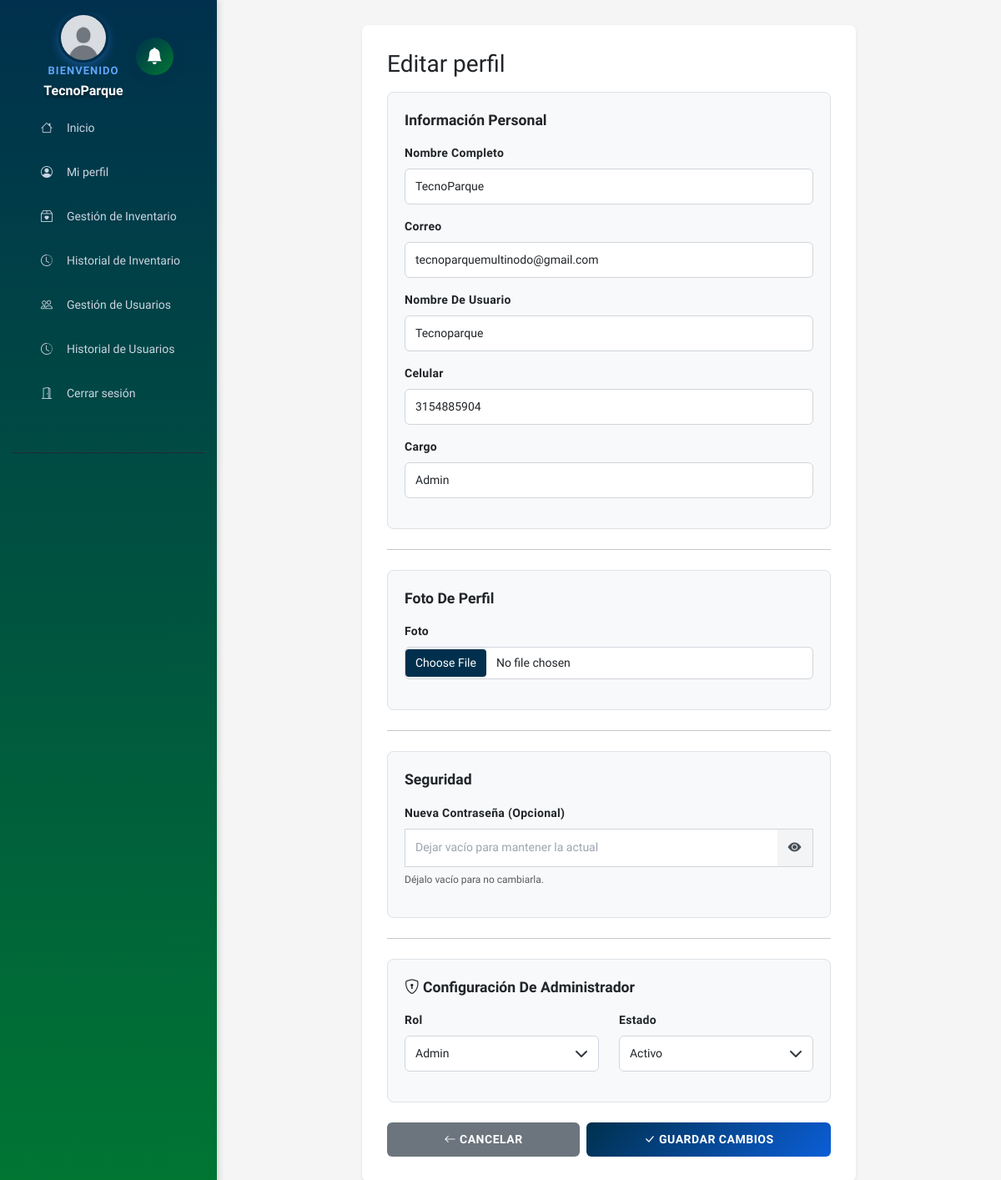
The page /public/perfil/editar (signed in) on the database its author committed.
### tables this page shows
CREATE TABLE `usuarios` (
  `id` int(11) NOT NULL,
  `nombre` varchar(100) NOT NULL,
  `correo` varchar(100) NOT NULL,
  `nombre_usuario` varchar(50) NOT NULL,
  `password` varchar(255) NOT NULL,
  `celular` varchar(20) DEFAULT NULL,
  `cargo` varchar(100) DEFAULT NULL,
  `rol` enum('admin','usuario','dinamizador') DEFAULT 'usuario',
  `foto` varchar(255) DEFAULT NULL,
  `estado` tinyint(4) DEFAULT 1,
  `email_verified` tinyint(4) DEFAULT 0,
  `recovery_code` varchar(6) DEFAULT NULL,
  `recovery_expire` datetime DEFAULT NULL,
  `recovery_last_sent` datetime DEFAULT NULL,
  `verification_code` varchar(6) DEFAULT NULL,
  `verification_expire` datetime DEFAULT NULL,
  `verification_last_sent` datetime DEFAULT NULL,
  `nodo_id` int(11) DEFAULT NULL,
  `linea_id` int(11) DEFAULT NULL,
  `fecha_creacion` timestamp NOT NULL DEFAULT current_timestamp(),
  `fecha_actualizacion` timestamp NOT NULL DEFAULT current_timestamp() ON UPDATE current_timestamp()
);

### app/views/perfil/editar.php (the view, shortened to what the rows shown need)
<div class="row justify-content-center">
    <div class="col-12 col-md-8">
        <div class="card shadow-sm">
            <div class="card-body">
                <form method="post" enctype="multipart/form-data">
                    <fieldset>
                        <div class="mb-3">
                            <label class="form-label">Nombre completo</label>
                            <input type="text" name="nombre" class="form-control"
                                value="<?= htmlspecialchars($usuario['nombre']) ?>" required>
                        </div>
                        <div class="mb-3">
                            <label class="form-label">Correo</label>
                            <input type="email" name="correo" class="form-control"
                                value="<?= htmlspecialchars($usuario['correo']) ?>" required>
                        </div>
                        <div class="mb-3">
                            <label class="form-label">Nombre de usuario</label>
                            <input type="text" name="nombre_usuario" class="form-control"
                                value="<?= htmlspecialchars($usuario['nombre_usuario']) ?>" required>
                        </div>
                        <div class="mb-3">
                            <label class="form-label">Celular</label>
                            <input type="text" name="celular" class="form-control"
                                value="<?= htmlspecialchars($usuario['celular'] ?? '') ?>"
                                placeholder="Ej: +57 123 456 7890">
                        </div>
                        <div class="mb-3">
                            <label class="form-label">Cargo</label>
                            <input type="text" name="cargo" class="form-control"
                                value="<?= htmlspecialchars($usuario['cargo'] ?? '') ?>"
                                placeholder="Ej: Gerente">
                        </div>
                    </fieldset>
                    <?php if ($currentRol === 'admin') : ?>
                        <hr class="my-4">
                        <fieldset>
                            <legend class="mb-3" style="font-size: 1.1rem; font-weight: 600;">
                                <i class="bi bi-shield-lock"></i> Configuración de administrador
                            </legend>
                            <div class="row">
                                <div class="col-md-6 mb-3">
                                    <label class="form-label">Rol</label>
                                    <select name="rol" class="form-select">
                                        <option value="admin" <?= ($usuario['rol'] ?? '') === 'admin' ? 'selected' : '' ?>>Admin</option>
                                    </select>
                                </div>
                                <div class="col-md-6 mb-3">
                                    <label class="form-label">Estado</label>
                                    <select name="estado" class="form-select">
                                        <option value="1" <?= $usuario['estado'] == 1 ? 'selected' : '' ?>>Activo</option>
                                    </select>
                                </div>
                            </div>
                        </fieldset>
                    <?php endif; ?>
                </form>
            </div>
        </div>
    </div>
</div>

### rows shown on the page
usuarios: nombre "TecnoParque", correo "tecnoparquemultinodo@gmail.com", nombre_usuario "Tecnoparque", celular "3154885904", cargo "Admin", rol "Admin", estado "Activo"

### other values the page prints
$nombre "TecnoParque"
